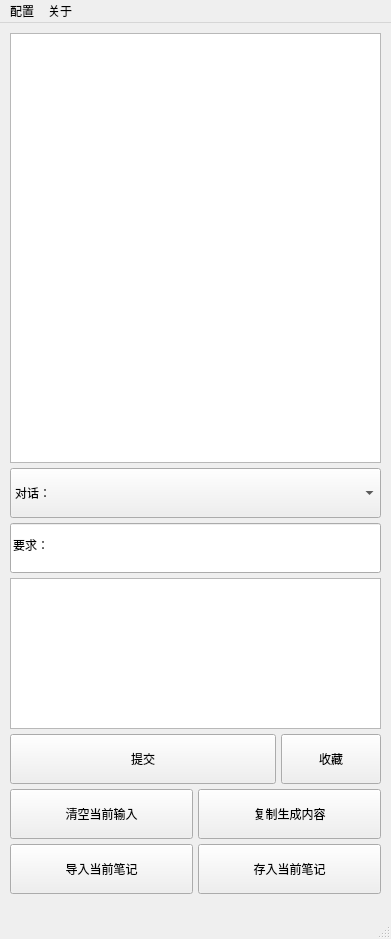
<?xml version="1.0" encoding="UTF-8"?>
<ui version="4.0">
 <class>MainWindow</class>
 <widget class="QMainWindow" name="MainWindow">
  <property name="geometry">
   <rect>
    <x>0</x>
    <y>0</y>
    <width>391</width>
    <height>939</height>
   </rect>
  </property>
  <property name="windowTitle">
   <string>Kiko AI助手</string>
  </property>
  <widget class="QWidget" name="centralwidget">
   <widget class="QWidget" name="verticalLayoutWidget">
    <property name="geometry">
     <rect>
      <x>10</x>
      <y>10</y>
      <width>371</width>
      <height>861</height>
     </rect>
    </property>
    <layout class="QVBoxLayout" name="verticalLayout">
     <property name="spacing">
      <number>5</number>
     </property>
     <item>
      <widget class="QTextBrowser" name="output_content">
       <property name="sizePolicy">
        <sizepolicy hsizetype="Minimum" vsizetype="Expanding">
         <horstretch>0</horstretch>
         <verstretch>0</verstretch>
        </sizepolicy>
       </property>
       <property name="minimumSize">
        <size>
         <width>0</width>
         <height>430</height>
        </size>
       </property>
       <property name="maximumSize">
        <size>
         <width>16777215</width>
         <height>450</height>
        </size>
       </property>
       <property name="font">
        <font>
         <family>Arial</family>
        </font>
       </property>
      </widget>
     </item>
     <item>
      <widget class="QComboBox" name="comboBox_function">
       <property name="minimumSize">
        <size>
         <width>0</width>
         <height>50</height>
        </size>
       </property>
       <property name="font">
        <font>
         <family>Arial</family>
        </font>
       </property>
       <item>
        <property name="text">
         <string>对话：</string>
        </property>
       </item>
       <item>
        <property name="text">
         <string>扩写以下文档：</string>
        </property>
       </item>
       <item>
        <property name="text">
         <string>提高以下文档写作水平：</string>
        </property>
       </item>
       <item>
        <property name="text">
         <string>总结以下文档：</string>
        </property>
       </item>
       <item>
        <property name="text">
         <string>续写以下内容:</string>
        </property>
       </item>
       <item>
        <property name="text">
         <string>解释以下内容:</string>
        </property>
       </item>
       <item>
        <property name="text">
         <string>翻译以下内容:</string>
        </property>
       </item>
      </widget>
     </item>
     <item>
      <widget class="QLineEdit" name="lineEdit_notes">
       <property name="minimumSize">
        <size>
         <width>0</width>
         <height>50</height>
        </size>
       </property>
       <property name="font">
        <font>
         <family>Arial</family>
        </font>
       </property>
       <property name="text">
        <string>要求：</string>
       </property>
      </widget>
     </item>
     <item>
      <widget class="QPlainTextEdit" name="input_text">
       <property name="minimumSize">
        <size>
         <width>0</width>
         <height>70</height>
        </size>
       </property>
       <property name="maximumSize">
        <size>
         <width>16777215</width>
         <height>180</height>
        </size>
       </property>
       <property name="font">
        <font>
         <family>Arial</family>
        </font>
       </property>
       <property name="plainText">
        <string/>
       </property>
       <property name="placeholderText">
        <string>在此处输入你的内容</string>
       </property>
      </widget>
     </item>
     <item>
      <layout class="QHBoxLayout" name="horizontalLayout_3">
       <item>
        <widget class="QPushButton" name="button_submit">
         <property name="sizePolicy">
          <sizepolicy hsizetype="Minimum" vsizetype="Minimum">
           <horstretch>0</horstretch>
           <verstretch>0</verstretch>
          </sizepolicy>
         </property>
         <property name="minimumSize">
          <size>
           <width>0</width>
           <height>50</height>
          </size>
         </property>
         <property name="maximumSize">
          <size>
           <width>450</width>
           <height>50</height>
          </size>
         </property>
         <property name="baseSize">
          <size>
           <width>361</width>
           <height>50</height>
          </size>
         </property>
         <property name="font">
          <font>
           <family>Arial</family>
          </font>
         </property>
         <property name="styleSheet">
          <string notr="true"/>
         </property>
         <property name="text">
          <string>提交</string>
         </property>
         <property name="shortcut">
          <string>Ctrl+Return</string>
         </property>
         <property name="default">
          <bool>false</bool>
         </property>
        </widget>
       </item>
       <item>
        <widget class="QPushButton" name="button_Favorites">
         <property name="sizePolicy">
          <sizepolicy hsizetype="Minimum" vsizetype="Minimum">
           <horstretch>0</horstretch>
           <verstretch>0</verstretch>
          </sizepolicy>
         </property>
         <property name="minimumSize">
          <size>
           <width>100</width>
           <height>50</height>
          </size>
         </property>
         <property name="maximumSize">
          <size>
           <width>50</width>
           <height>50</height>
          </size>
         </property>
         <property name="baseSize">
          <size>
           <width>361</width>
           <height>50</height>
          </size>
         </property>
         <property name="font">
          <font>
           <family>Arial</family>
          </font>
         </property>
         <property name="text">
          <string>收藏</string>
         </property>
        </widget>
       </item>
      </layout>
     </item>
     <item>
      <layout class="QHBoxLayout" name="horizontalLayout_2">
       <item>
        <widget class="QPushButton" name="button_clear">
         <property name="sizePolicy">
          <sizepolicy hsizetype="Minimum" vsizetype="Minimum">
           <horstretch>0</horstretch>
           <verstretch>0</verstretch>
          </sizepolicy>
         </property>
         <property name="minimumSize">
          <size>
           <width>0</width>
           <height>50</height>
          </size>
         </property>
         <property name="maximumSize">
          <size>
           <width>450</width>
           <height>50</height>
          </size>
         </property>
         <property name="baseSize">
          <size>
           <width>361</width>
           <height>50</height>
          </size>
         </property>
         <property name="font">
          <font>
           <family>Arial</family>
          </font>
         </property>
         <property name="text">
          <string>清空当前输入</string>
         </property>
        </widget>
       </item>
       <item>
        <widget class="QPushButton" name="button_clipboard">
         <property name="sizePolicy">
          <sizepolicy hsizetype="Minimum" vsizetype="Minimum">
           <horstretch>0</horstretch>
           <verstretch>0</verstretch>
          </sizepolicy>
         </property>
         <property name="minimumSize">
          <size>
           <width>0</width>
           <height>50</height>
          </size>
         </property>
         <property name="maximumSize">
          <size>
           <width>450</width>
           <height>50</height>
          </size>
         </property>
         <property name="baseSize">
          <size>
           <width>361</width>
           <height>50</height>
          </size>
         </property>
         <property name="font">
          <font>
           <family>Arial</family>
          </font>
         </property>
         <property name="text">
          <string>复制生成内容</string>
         </property>
        </widget>
       </item>
      </layout>
     </item>
     <item>
      <layout class="QHBoxLayout" name="horizontalLayout">
       <item>
        <widget class="QPushButton" name="button_Import_Notes">
         <property name="minimumSize">
          <size>
           <width>0</width>
           <height>50</height>
          </size>
         </property>
         <property name="maximumSize">
          <size>
           <width>450</width>
           <height>50</height>
          </size>
         </property>
         <property name="font">
          <font>
           <family>Arial</family>
          </font>
         </property>
         <property name="text">
          <string>导入当前笔记</string>
         </property>
        </widget>
       </item>
       <item>
        <widget class="QPushButton" name="button_export">
         <property name="minimumSize">
          <size>
           <width>0</width>
           <height>50</height>
          </size>
         </property>
         <property name="maximumSize">
          <size>
           <width>450</width>
           <height>50</height>
          </size>
         </property>
         <property name="font">
          <font>
           <family>Arial</family>
          </font>
         </property>
         <property name="text">
          <string>存入当前笔记</string>
         </property>
        </widget>
       </item>
      </layout>
     </item>
    </layout>
   </widget>
  </widget>
  <widget class="QMenuBar" name="menubar">
   <property name="geometry">
    <rect>
     <x>0</x>
     <y>0</y>
     <width>391</width>
     <height>26</height>
    </rect>
   </property>
   <widget class="QMenu" name="menu_set">
    <property name="title">
     <string>配置</string>
    </property>
    <addaction name="action_xinghuo"/>
    <addaction name="action_obsidian"/>
   </widget>
   <widget class="QMenu" name="menu_info">
    <property name="title">
     <string>关于</string>
    </property>
    <addaction name="action_info"/>
    <addaction name="action_help"/>
    <addaction name="action_feedblack"/>
   </widget>
   <addaction name="menu_set"/>
   <addaction name="menu_info"/>
  </widget>
  <widget class="QStatusBar" name="statusbar"/>
  <action name="action_xinghuo">
   <property name="text">
    <string>配置大模型</string>
   </property>
  </action>
  <action name="action_obsidian">
   <property name="text">
    <string>配置ObsidinaAPI</string>
   </property>
  </action>
  <action name="action_info">
   <property name="text">
    <string>产品信息</string>
   </property>
  </action>
  <action name="action_help">
   <property name="text">
    <string>使用帮助</string>
   </property>
  </action>
  <action name="action_feedblack">
   <property name="text">
    <string>反馈建议</string>
   </property>
  </action>
 </widget>
 <resources/>
 <connections/>
</ui>
